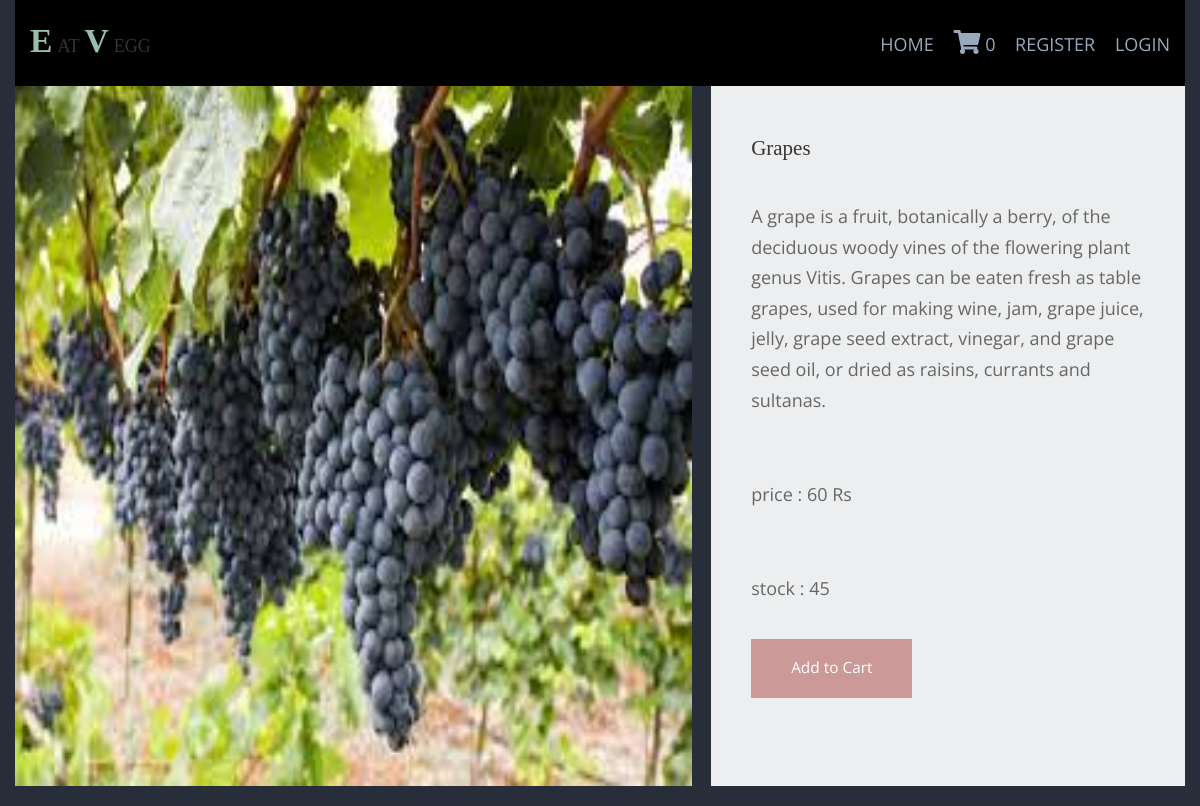
The app's page /berries/grapes with its own data.
### shop/models.py (models this page shows, shortened)
class products(models.Model):
    name=models.CharField(max_length=100,unique=True)
    slug=models.SlugField(max_length=100,unique=True)
    img=models.ImageField(upload_to='product')
    desc=models.TextField()
    available=models.BooleanField()
    stock=models.IntegerField()
    price=models.IntegerField()
    category=models.ForeignKey(categ,on_delete=models.CASCADE)

### shop/views.py (the view)
# urls.py: path('<slug:c_slug>/<slug:product_slug>',views.prodDetails,name='details'),
def prodDetails(request,c_slug,product_slug):
    try:
        prod=products.objects.get(category__slug=c_slug,slug=product_slug)
    except Exception as e:
        raise e
    return render(request,'item.html',{'pr':prod})

### cart/context_processor.py (called while the page is built)
def count(request):
    item_count=0
    if 'admin' in request.path:
        return {}
    else:
        try:
            ct=cartlist.objects.filter(cart_id=c_id(request))
            cti=items.objects.all().filter(cart=ct[:1])
            for c in cti:
                item_count+=c.quan
        except cartlist.DoesNotExist:
            item_count=0
        return dict(itc=item_count)

### cart/views.py (called while the page is built)
def c_id(request):
    ct_id=request.session.session_key
    if not ct_id:
        ct_id=request.session.create()
    return c_id

### templates/item.html (shortened to what this page needs)
{% extends 'base.html' %}
{% load static %}
{% block content %}
<!DOCTYPE html>
<html lang="en">
<head>
    <link href="{% static 'pr/css/templatemo-comparto.css' %}" rel="stylesheet" />
    <link href="{% static 'pr/css/templatemo-comparto.css' %}" rel="stylesheet" />
</head>
<body>
        <section class="tm-mb-1" id="about">
            <div class="tm-row tm-about-row">
                <div class="tm-section-1-l">
                    <img src="{{pr.img.url}}" alt="About image" class="tm-img-responsive" style='height: 700px; width: 1000px;'>
                </div>
                <article class="tm-section-1-r tm-bg-color-8">
                    <h2 class="tm-mb-2 tm-title-color">{{pr.name}}</h2>
                    <p>{{pr.desc}}</p><br>
                    <p>price : {{pr.price}} Rs</p><br>
                    <p>stock : {{pr.stock}}</p>
{% if pr.stock <= 0 %}
<hi style="color: brown;">Sorry. no stock left</hi>
{% else %}
                    <a href="{% url 'addcart' pr.id %}" class="tm-btn tm-btn-1 tm-link-to-services">Add to Cart</a>
                    {% endif %}
                </article>
            </div>
        </section>
</body>
</html>
{% endblock %}

### static/hm/layout/styles/layout.css (style rules this page uses)
*, *::before, *::after { transition:all .3s ease-in-out; }
body { color:#A5A6AA; background-color:#282E39; }
a { color:#97A9BD; }

### static/pr/css/templatemo-comparto.css (style rules this page uses)
*, *::before, *::after { box-sizing: border-box; outline: none; }
ul, h1, h2, h3, h4, p, figure { padding: 0; margin: 0; }
body { font-family: 'Open Sans', Arial, sans-serif; font-size: 18px; overflow-x: hidden; padding-left: 15px; padding-right: 15px; margin: 0; }
h2 { font-size: 1.5rem; }
a { transition: all 0.3s ease; text-decoration: none; }
p { color: #666; line-height: 1.7; margin-bottom: 35px; }
h1, h2, h3, h4, h5, h6 { color: #333; }
.tm-mb-1 { margin-bottom: 20px; }
.tm-mb-2 { margin-bottom: 40px; }
.tm-bg-color-8 { background-color: #EDEEEF; }
.tm-img-responsive { max-width: 100%; height: auto; }
.tm-section-1-l { width: 57.85%; margin-right: 1.65%; }
.tm-section-1-r { padding: 50px 40px; width: 40.5%; }
.tm-row { display: flex; }
.tm-btn { display: inline-block; padding: 15px 40px; font-size: 1.1rem; border: none; background-color: #CC9999; color: white; }
a { color: #666; }

### static/hm/layout/styles/framework.css (style rules this page uses)
html { overflow-y:scroll; overflow-x:hidden; }
html, body { margin:0; padding:0; font-size:14px; line-height:1.6em; }
*, *::before, *::after { box-sizing:border-box; }
a { outline:none; text-decoration:none; }
img { width:auto; max-width:100%; height:auto; margin:0; padding:0; border:none; line-height:normal; vertical-align:middle; }
body, input, textarea, select { font-family:Verdana, Geneva, sans-serif; }
h1, h2, h3, h4, h5, h6, .heading { font-family:Georgia, "Times New Roman", Times, serif; }
::placeholder { opacity:1; }
h1, h2, h3, h4, h5, h6, .heading { margin:0 0 20px 0; font-size:1.4rem; line-height:normal; font-weight:normal; text-transform:capitalize; }
address, article, aside, figcaption, figure, footer, header, main, nav, section { display:block; margin:0; padding:0; }

### records on screen
products: img (picture), name "Grapes", desc "A grape is a fruit, botanically a berry, of the deciduous woody vines of the flowering plant genus Vitis. Grapes can be eaten fresh as table grapes, used for making wine, jam, grape juice, jelly, grape seed extract, vinegar, and grape seed oil, or dried as raisins, currants and sultanas.", price "60", stock "45"

### other values on screen
{{ itc }} "0"
